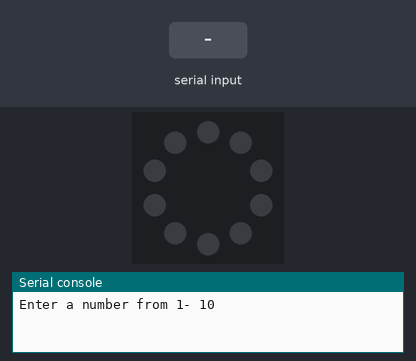
Recording of a program running on a simulated Circuit Playground running CircuitPython. On the bench: the board's ring of 10 RGB LEDs (number 0 left of the top, counting anticlockwise), the last lines printed to the serial console. The test bench sets the inputs (shaded band). Random numbers come from a fixed seed.

Above: at 1.2 s.
1.3 s: "5" typed at the serial console, then Enter
At 2.3 s:
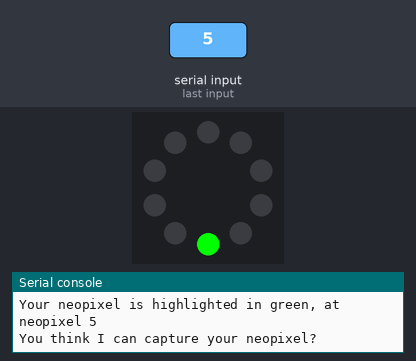
At 9.3 s:
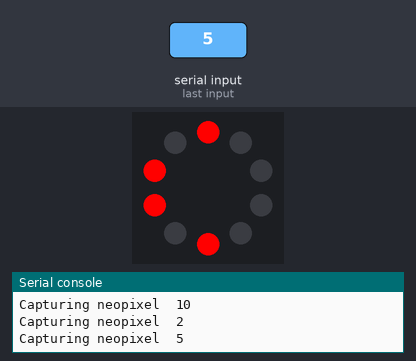
Timing chart, 0 to 10.3 s (numbered marks = the images above; inputs shaded):
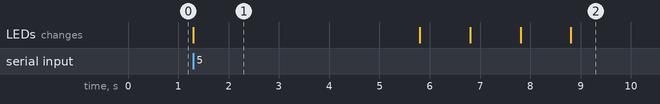

Measured:
- after the input at 1.3 s, the LEDs: change at once (image 1)
- what the display in image 1 shows lasts 4.5 s, from 1.3 s to 5.8 s

The program:

8.3.1.5.1-NPG.py
```python
import time
import board
import neopixel
from random import randint

pixels = neopixel.NeoPixel(board.NEOPIXEL, 10)
pixels.fill((0,0,0))

user_input = input("Enter a number from 1- 10\n")

try:
    user_input = int(user_input)
    if 1 <= user_input <= 10:
        print("This is definitely a number")
    else:
        print("You entered a number too high or too low\nPlease run the program again")
        quit()
except:
    print("You did not follow instructions\nPlease run the program again")


pixels[user_input - 1] = (0,255,0)
print("Your neopixel is highlighted in green, at neopixel",user_input,"\nYou think I can capture your neopixel?")
user_input = user_input - 1
time.sleep(2)


time.sleep(1)
print("Starting Game")
time.sleep(1)

loop_count = 0
while loop_count <= 4:
    random_number = randint(1,10)
    if random_number == user_input:
        print("Capturing neopixel ",random_number)
        print("I captured your neopixel")
        time.sleep(0.5)
        pixels[user_input] = (0,0,255)
        time.sleep(0.5)
        break
    else:
        print("Capturing neopixel ",random_number)
        time.sleep(0.5)
        pixels[random_number - 1] = (255,0,0)
        time.sleep(0.5)
        loop_count += 1
if loop_count < 5:
    print("The computer emerges victorious")
else:
    print("The user emerges victorious")
```
